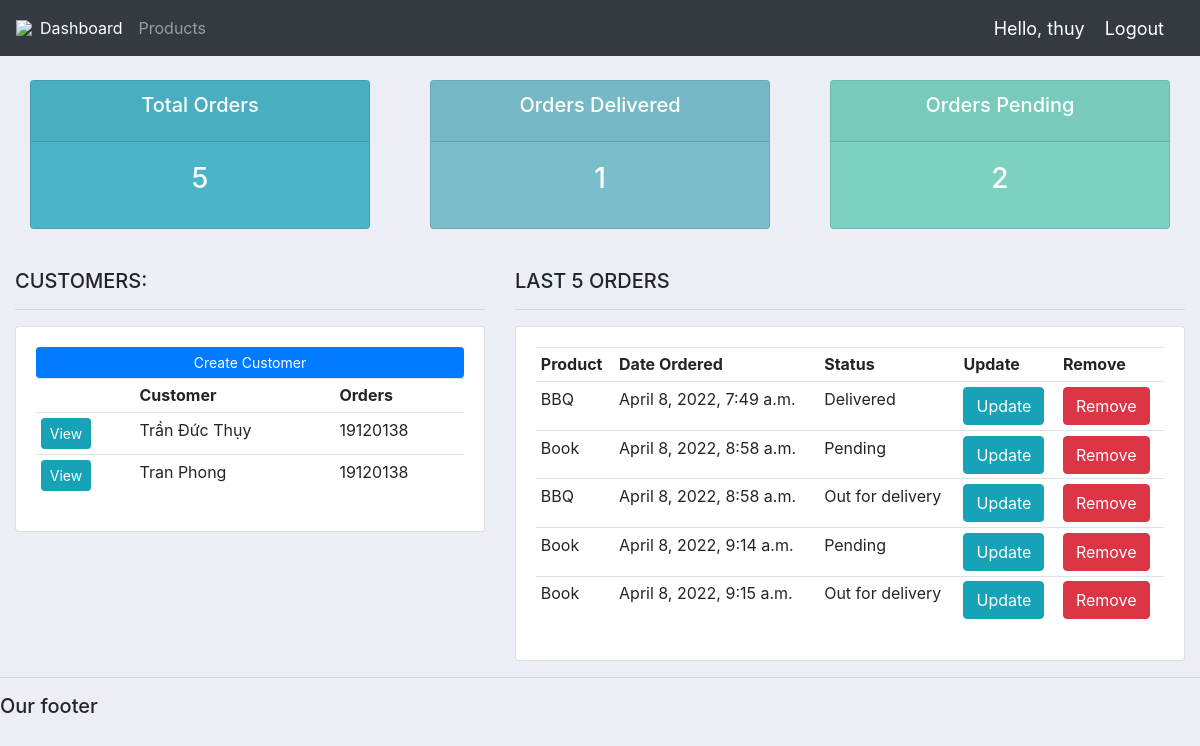
Before: / (signed in) with the older database file.
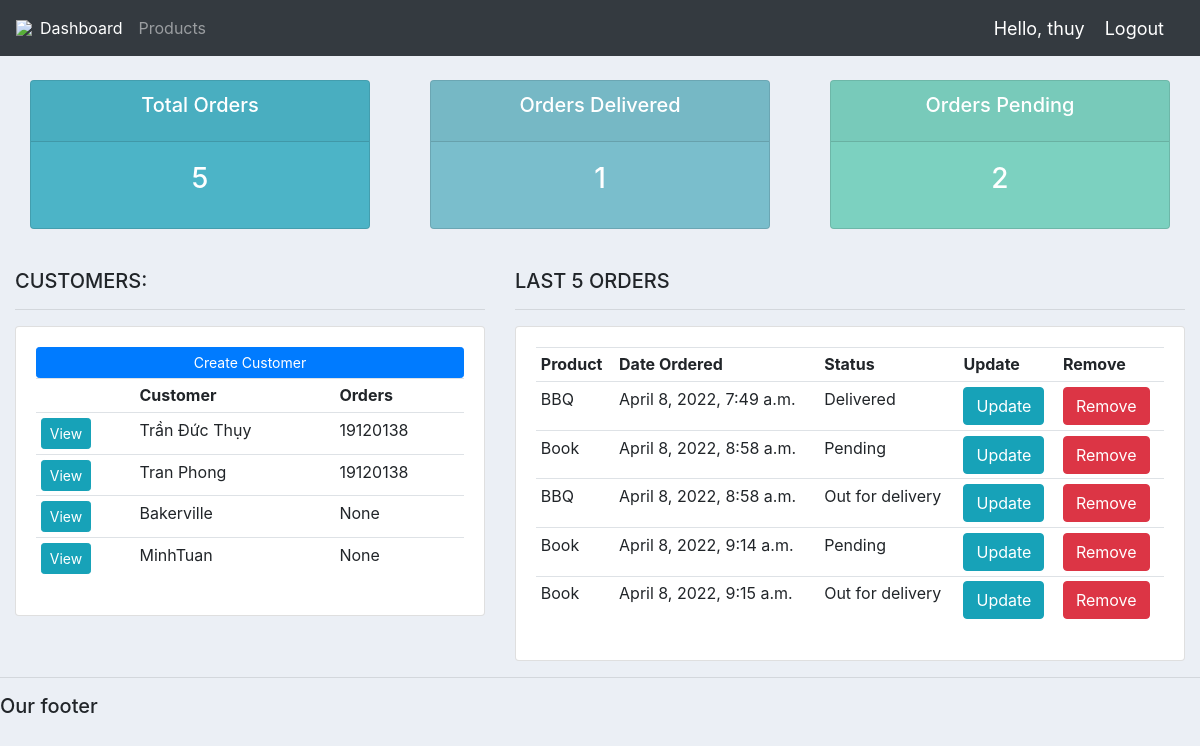
After: the same page with the newer database file.
### accounts/models.py (models this page shows, shortened)
class Customer(models.Model):
    id = models.AutoField(primary_key=True)
    user = models.OneToOneField(User, null=True,blank=True, on_delete=models.CASCADE)
    name = models.CharField(max_length=200, null=True)
    phone = models.CharField(max_length=200, null=True)
    email = models.CharField(max_length=200, null=True)
    profile_pic = models.ImageField(default="Profile.jpg", null=True, blank=True)
    date_created = models.DateTimeField(auto_now_add=True, null=True)

class Order(models.Model):
    STATUS = (
        ('Pending', 'Pending'),
        ('Out for delivery', 'Out for delivery'),
        ('Delivered', 'Delivered'),
    )
    id = models.AutoField(primary_key=True)
    customer = models.ForeignKey(Customer, null=True, on_delete=models.SET_NULL)
    product = models.ForeignKey(Product, null=True, on_delete=models.SET_NULL)
    date_created = models.DateTimeField(auto_now_add=True, null=True)
    status = models.CharField(max_length=200, null=True, choices=STATUS)
    tags = models.ManyToManyField(Tag)

class Product(models.Model):
    CATEGORY = (
        ('Indoor', 'Indoor'),
        ('Out Door', 'Out Door'),
    )
    id = models.AutoField(primary_key=True)
    name = models.CharField(max_length=200, null=True)
    price = models.FloatField(null=True)
    category = models.CharField(max_length=200, null=True, choices=CATEGORY)
    description = models.CharField(max_length=200, null=True)
    date_created = models.DateTimeField(auto_now_add=True, null=True)

### accounts/views.py (the view)
# urls.py: path("", views.home, name="home"),
@login_required(login_url='login')
def home(request):
    orders = Order.objects.all()
    customers = Customer.objects.all()
    total_customers = customers.count()
    total_orders = orders.count()
    delivered = orders.filter(status='Delivered').count()
    pending = orders.filter(status='Pending').count()
    context = {'orders': orders, 'customers': customers, 'total_orders': total_orders, 'delivered': delivered,
               'pending': pending}
    return render(request, 'accounts/dashboard.html', context)

### accounts/templates/accounts/dashboard.html
{%  extends 'accounts/main.html' %}
{% block content %}
{%  include 'accounts/status.html' %}
<br>
<div class="row">
	<div class="col-md-5">
		<h5>CUSTOMERS:</h5>
		<hr>
		<div class="card card-body">
			<a class="btn btn-primary  btn-sm btn-block" href="">Create Customer</a>
			<table class="table table-sm">
				<tr>
					<th></th>
					<th>Customer</th>
					<th>Orders</th>
				</tr>
				{% for customer in customers %}
				<tr>
					<td><a class="btn btn-sm btn-info" href="{% url 'customers' customer.id %}">View</a></td>
					<td>{{customer.name}}</td>
					<td>{{customer.phone}}</td>
				</tr>
				{% endfor %}
			</table>
		</div>
	</div>
	<div class="col-md-7">
		<h5>LAST 5 ORDERS</h5>
		<hr>
		<div class="card card-body">
			<table class="table table-sm">
				<tr>
					<th>Product</th>
					<th>Date Ordered</th>
					<th>Status</th>
					<th>Update</th>
					<th>Remove</th>
				</tr>
				{% for order in orders %}
				<tr>
					<td>{{order.product.name}}</td>
					<td>{{order.date_created}}</td>
					<td>{{order.status}}</td>
					<td><a class="btn btn-primary  btn-info" href="{% url 'update_order' order.id %}">Update</a></td>
					<td><a class="btn btn-primary  btn-danger" href="{% url 'delete_order' order.id %}">Remove</a></td>
				</tr>
				{% endfor %}
			</table>
		</div>
	</div>
</div>
{% endblock %}

Changed rows visible on the page:
added Customer: name "Bakerville", phone "None"
added Customer: name "MinhTuan", phone "None"
